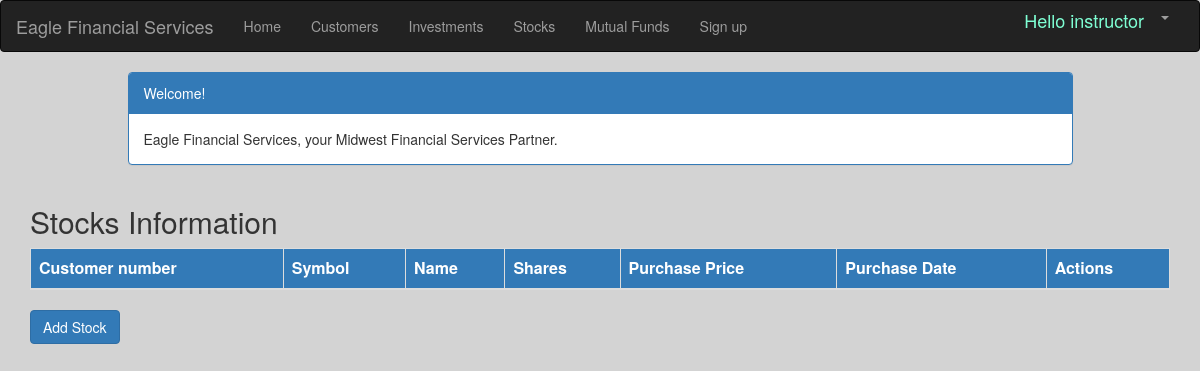
/stock/ (signed in), run on an earlier commit of the app's database.
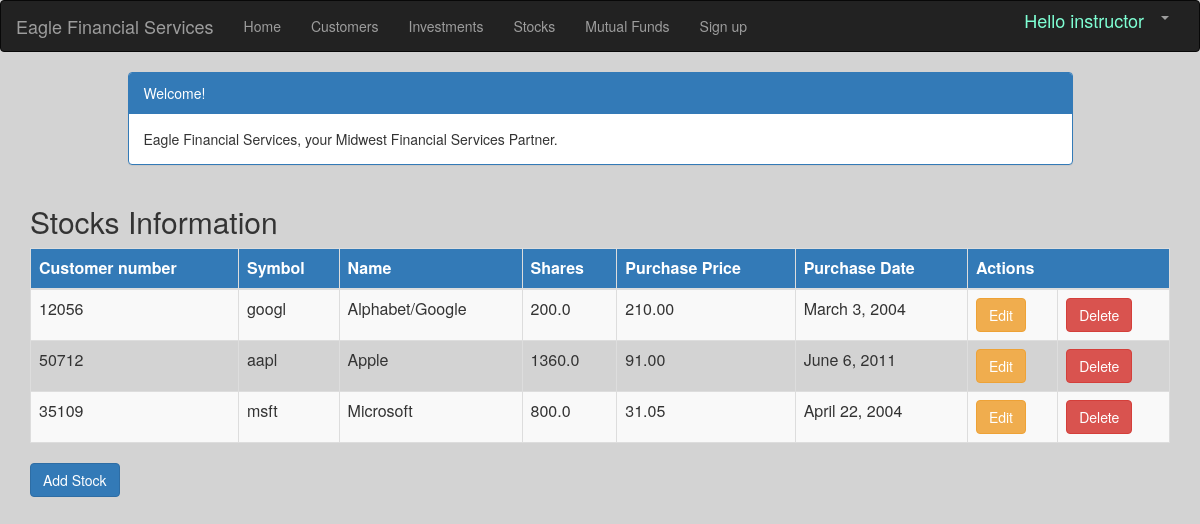
And on a later commit of the database.
### portfolio/models.py (models this page shows, shortened)
class Stock(models.Model):
    customer = models.ForeignKey(Customer, on_delete=models.CASCADE, related_name='stocks')
    symbol = models.CharField(max_length=10)
    name = models.CharField(max_length=50)
    shares = models.DecimalField(max_digits=10, decimal_places=1)
    purchase_price = models.DecimalField(max_digits=10, decimal_places=2)
    purchase_date = models.DateField(default=timezone.now, blank=True, null=True)

class Customer(models.Model):
    name = models.CharField(max_length=50)
    address = models.CharField(max_length=200)
    cust_number = models.IntegerField(blank=False, null=False)
    city = models.CharField(max_length=50)
    state = models.CharField(max_length=50)
    zipcode = models.CharField(max_length=10)
    email = models.EmailField(max_length=200)
    cell_phone = models.CharField(max_length=50)
    created_date = models.DateTimeField(
        default=timezone.now)
    updated_date = models.DateTimeField(auto_now_add=True)
    def __str__(self):
        return str(self.cust_number)

### portfolio/views.py (the view)
# urls.py: path('stock/', views.stock_list, name='stock_list'),
@login_required
def stock_list(request):
    stocks = Stock.objects.filter(purchase_date__lte=timezone.now())
    return render(request, 'portfolio/stock_list.html', {'stocks': stocks})

### portfolio/templates/portfolio/stock_list.html (shortened to what this page needs)
{% extends 'portfolio/base.html' %}
{% block content %}
    <html>
    <head>
        <link rel="stylesheet" href="https://maxcdn.bootstrapcdn.com/bootstrap/3.3.4/css/bootstrap.min.css">
    </head>
    <body>
    <div class="container">
        <div class="row">
            <div class="col-md-10 col-md-offset-1">
                <div class="panel panel-primary">
                    <div class="panel-heading">Welcome!</div>
                    <div class="panel-body">
                        Eagle Financial Services, your Midwest Financial Services Partner.
                    </div>
                </div>
            </div>
        </div>
    </div>
    <div class="container">
        <div class="row">
        <h2 style="padding-left: 15Px">Stocks Information</h2>
        </div>
        <div>
        <table class="table table-striped table-bordered table-hover">
            <thead class="thead-dark bg-primary">
            <tr>
                <th>Customer number</th>
                <th>Symbol</th>
                <th>Name</th>
                <th>Shares</th>
                <th>Purchase Price</th>
                <th>Purchase Date</th>
                <th colspan="3">Actions</th>
            </tr>
            </thead>
            <tbody>
            {% for stock in stocks %}
                <tr>
                    <td>{{ stock.customer }}</td>
                    <td>{{ stock.symbol }}</td>
                    <td>{{ stock.name }}</td>
                    <td>{{ stock.shares }}</td>
                    <td>{{ stock.purchase_price }}</td>
                    <td>{{ stock.purchase_date }}</td>
                   <td><a href="{% url 'portfolio:stock_edit' pk=stock.pk %}"
                           class="btn btn-warning">Edit</a></td>
                    <td><a href="{% url 'portfolio:stock_delete' pk=stock.pk %}"
                           onclick="return confirm('Are you sure you want to delete this stock?')"
                           class="btn btn-danger">Delete</a>
                    </td>
                </tr>
            {% endfor %}
            </tbody>
        </table>
        <div class="row col-lg-2    ">
            <a href="{% url 'portfolio:stock_new' %}" class="row"><span
                    class="btn btn-primary">Add Stock</span></a>
        </div>
    </div>
    </div>
    </body>
    </html>
{% endblock %}

What changed in the data, as far as the page shows it:
added Stock: customer "12056", symbol "googl", name "Alphabet/Google", shares "200.0", purchase_price "210.00", purchase_date "March 3, 2004"
added Stock: customer "50712", symbol "aapl", name "Apple", shares "1360.0", purchase_price "91.00", purchase_date "June 6, 2011"
added Stock: customer "35109", symbol "msft", name "Microsoft", shares "800.0", purchase_price "31.05", purchase_date "April 22, 2004"
